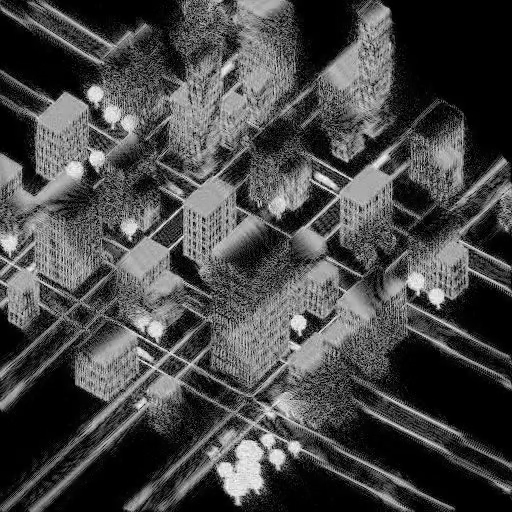
#> input picture frame 6 of Filter Test/Videos/5blocks.mp4, 512 x 512 px, given in place of CleanNew.mp4, which was not available
$ python 'Lucas Kanade Method OpenCV based Basic test.py'
#> lines starting #> are read from the running program, lines starting #| are printed output that depends on the picture; pictures that were not available may be replaced by others from this repository, and a replacement may not be noted
import numpy as np
import cv2

cap = cv2.VideoCapture("/home/dilan/Desktop/Final Year Project/Programming Testing/Filter Test/Videos/CleanNew.mp4")

# params for ShiTomasi corner detection
feature_params = dict( maxCorners = 100,
                       qualityLevel = 0.3,
                       minDistance = 7,
                       blockSize = 7 )

# Parameters for Lucas Kanade optical flow
lk_params = dict( winSize  = (15,15),
                  maxLevel = 0,
                  criteria = (cv2.TERM_CRITERIA_EPS | cv2.TERM_CRITERIA_COUNT, 10, 0.03))

# Create some random colors
color = np.random.randint(0,255,(100,3))

ret, old_frame = cap.read()
#> old_frame is the input picture: shape (512, 512, 3); min 0, max 255, mean 71
old_gray = cv2.cvtColor(old_frame, cv2.COLOR_BGR2GRAY)
p0 = cv2.goodFeaturesToTrack(old_gray, mask = None, **feature_params)
#> p0 = 100 rows, first 8: [437, 306], [416, 293], [238, 503], [299, 333], [259, 491], [131, 238], [446, 299], [335, 196]

print(p0.shape)
#| (100, 1, 2)
# Create a mask image for drawing purposes
mask = np.zeros_like(old_frame)
while(1):

    ret,frame = cap.read()
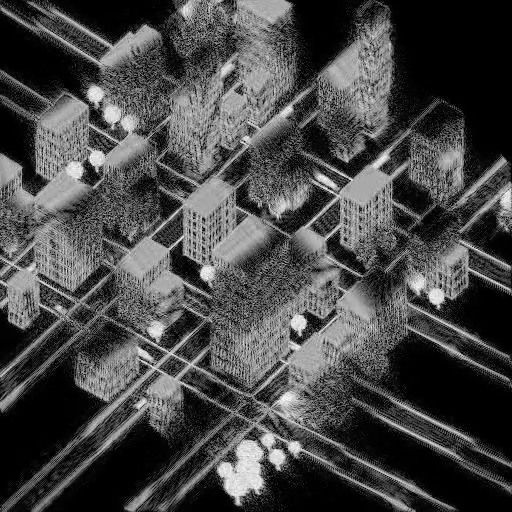
#> input picture frame 7 of Filter Test/Videos/5blocks.mp4, 512 x 512 px, given in place of CleanNew.mp4, which was not available
#> frame is the input picture: shape (512, 512, 3); min 0, max 255, mean 71.6
    frame_gray = cv2.cvtColor(frame, cv2.COLOR_BGR2GRAY)

    # calculate optical flow
    p1, st, err = cv2.calcOpticalFlowPyrLK(old_gray, frame_gray, p0, None, **lk_params)
#> p1 = 100 rows, first 8: [437, 306], [416.1, 293.1], [238.1, 503.1], [299.1, 333], [259, 491], [132.1, 236.6], [446, 299.1], [334.8, 196]; st = 100 values from 1 to 1; err = 100 values, max 69.58 at index 95, min 8.51 at index 2, mean 21.89

    # Select good points
    good_new = p1[st==1]
#> good_new = 100 pairs, first value 5.77 to 500.2, second value 48.12 to 503.1
    good_old = p0[st==1]
#> good_old = 100 pairs, first value 6 to 500, second value 48 to 503

    # draw the tracks
    for i,(new,old) in enumerate(zip(good_new,good_old)):
        a,b = new.ravel()
        c,d = old.ravel()
        mask = cv2.line(mask, (a,b),(c,d), color[i].tolist(), 2)
        frame = cv2.circle(frame,(a,b),5,color[i].tolist(),-1)
#> this loop made 100 passes
#> (a, b, c, d) on passes 1 to 12: (437, 306, 437, 306), (416.1, 293.1, 416, 293), (238.1, 503.1, 238, 503), (299.1, 333, 299, 333), (259, 491, 259, 491), (132.1, 236.6, 131, 238), (446, 299.1, 446, 299), (334.8, 196, 335, 196), (11.07, 258.4, 11, 258), (347, 159.2, 347, 159), (341, 292, 341, 292), (348, 181, 348, 181)
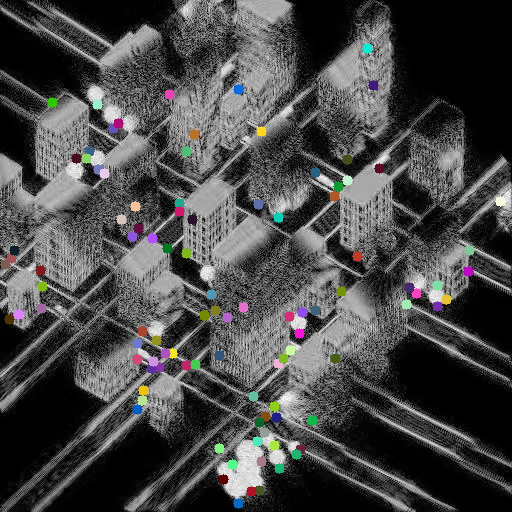
#> frame: shape (512, 512, 3); mean B, G, R 71.7, 71.9, 72
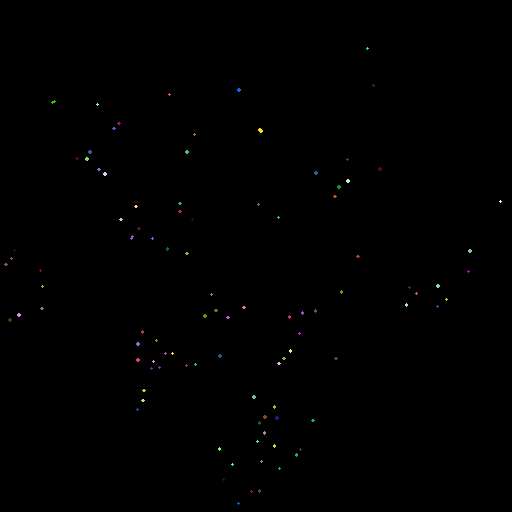
#> mask: shape (512, 512, 3); mean of channels 0, 1, 2 0.3, 0.4, 0.4; drawn as B, G, R
    img = cv2.add(frame,mask)

    cv2.imshow('frame',img)
    k = cv2.waitKey(30) & 0xff
#> (key Esc is pressed here)
    if k == 27:
        break

    # Now update the previous frame and previous points
    old_gray = frame_gray.copy()
    p0 = good_new.reshape(-1,1,2)

cv2.destroyAllWindows()
cap.release()

$ run again, starting later in the video
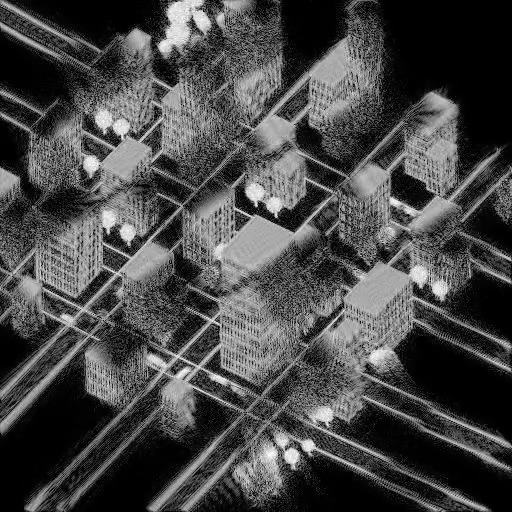
#> input picture frame 27 of Filter Test/Videos/5blocks.mp4, 512 x 512 px, given in place of CleanNew.mp4, which was not available
#> old_frame is the input picture: shape (512, 512, 3); min 0, max 255, mean 71.7
#> p0 = 100 rows, first 8: [275, 215], [260, 203], [217, 319], [310, 453], [283, 448], [121, 136], [127, 259], [128, 243]
#| (100, 1, 2)
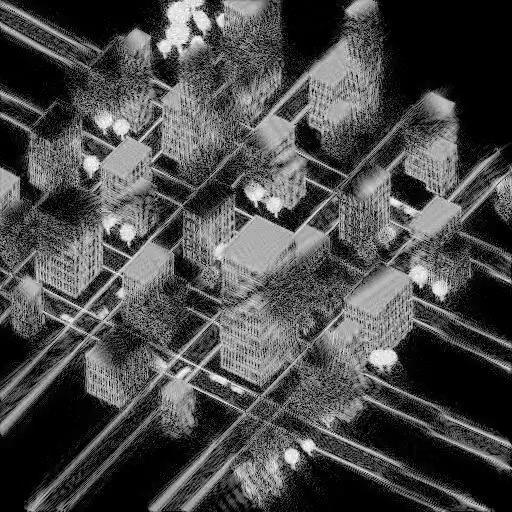
#> input picture frame 28 of Filter Test/Videos/5blocks.mp4, 512 x 512 px, given in place of CleanNew.mp4, which was not available
#> frame is the input picture: shape (512, 512, 3); min 0, max 255, mean 74
#> p1 = 100 rows, first 8: [275, 215], [260, 203.2], [217.1, 319.3], [310.2, 453], [283.6, 446], [120.9, 136.1], [127, 259], [127.9, 243.2]; st = 100 values from 1 to 1; err = 100 values, max 59.89 at index 80, min 9.12 at index 84, mean 22.53
#> good_new = 100 pairs, first value 9.26 to 506.8, second value 7.96 to 507.2
#> good_old = 100 pairs, first value 9 to 506, second value 8 to 507
#> the loop `for i,(new,old) in enumerate(zip(good_new,good_old)):` made 100 passes
#> (a, b, c, d) on passes 1 to 8: (275, 215, 275, 215), (260, 203.2, 260, 203), (217.1, 319.3, 217, 319), (310.2, 453, 310, 453), (283.6, 446, 283, 448), (120.9, 136.1, 121, 136), (127, 259, 127, 259), (127.9, 243.2, 128, 243)
#> after the loop `for i,(new,old) in enumerate(zip(good_new,good_old)):`:
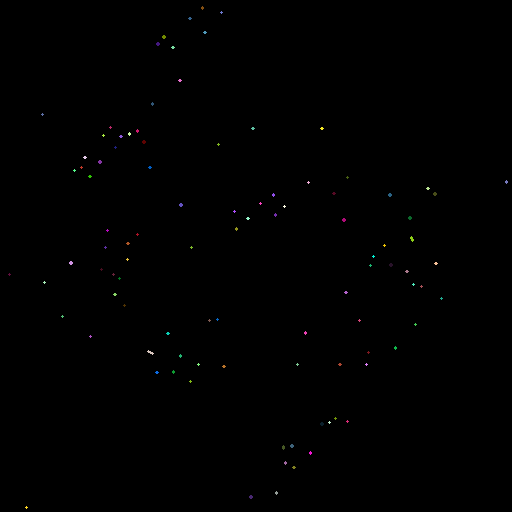
#> mask: shape (512, 512, 3); mean of channels 0, 1, 2 0.3, 0.3, 0.3; drawn as B, G, R

$ run again, starting later in the video
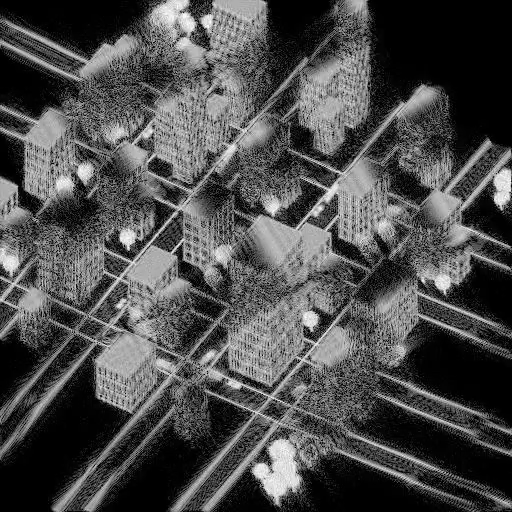
#> input picture frame 48 of Filter Test/Videos/5blocks.mp4, 512 x 512 px, given in place of CleanNew.mp4, which was not available
#> old_frame is the input picture: shape (512, 512, 3); min 0, max 255, mean 76.5
#> p0 = 100 rows, first 8: [137, 239], [310, 329], [501, 207], [127, 247], [117, 278], [102, 397], [225, 380], [315, 342]
#| (100, 1, 2)
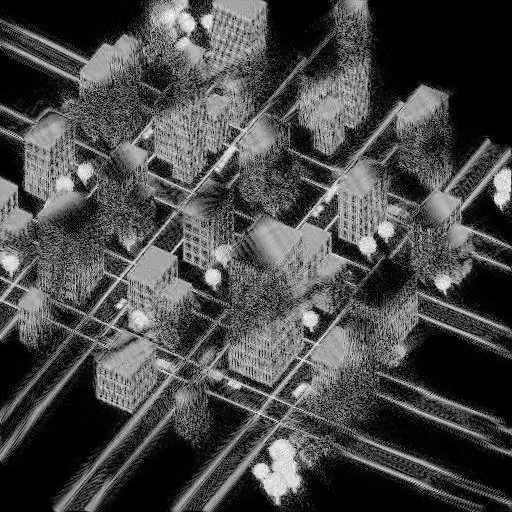
#> input picture frame 49 of Filter Test/Videos/5blocks.mp4, 512 x 512 px, given in place of CleanNew.mp4, which was not available
#> frame is the input picture: shape (512, 512, 3); min 0, max 255, mean 71.5
#> p1 = 100 rows, first 8: [136.9, 239.9], [309.9, 328.9], [500.9, 206.8], [127.5, 247.2], [117.2, 277.9], [102.1, 397], [225, 380.1], [315.1, 342.1]; st = 100 values from 1 to 1; err = 100 values, max 62.16 at index 44, min 5.14 at index 77, mean 23.41
#> good_new = 100 pairs, first value 4 to 500.9, second value 20.09 to 502.7
#> good_old = 100 pairs, first value 4 to 501, second value 20 to 503
#> the loop `for i,(new,old) in enumerate(zip(good_new,good_old)):` made 100 passes
#> (a, b, c, d) on passes 1 to 8: (136.9, 239.9, 137, 239), (309.9, 328.9, 310, 329), (500.9, 206.8, 501, 207), (127.5, 247.2, 127, 247), (117.2, 277.9, 117, 278), (102.1, 397, 102, 397), (225, 380.1, 225, 380), (315.1, 342.1, 315, 342)
#> after the loop `for i,(new,old) in enumerate(zip(good_new,good_old)):`:
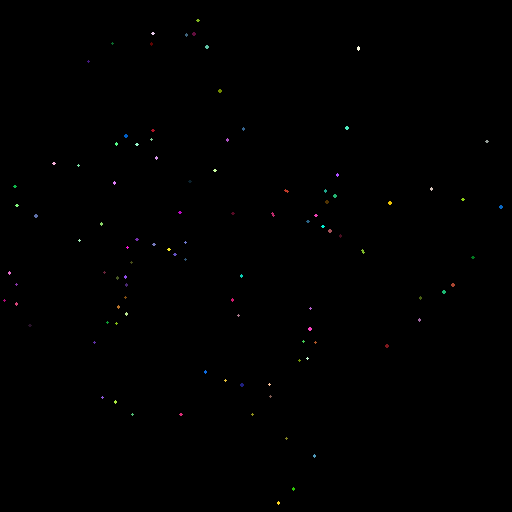
#> mask: shape (512, 512, 3); mean of channels 0, 1, 2 0.4, 0.4, 0.4; drawn as B, G, R
